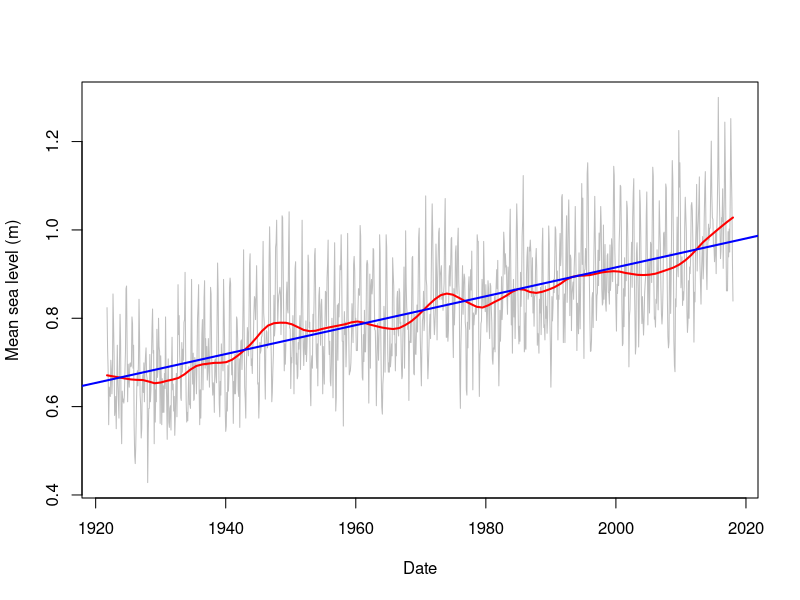

The R script that drew this image:
## ---- chunk 1
knitr::opts_chunk$set(echo = TRUE)
knitr::opts_chunk$set(root_dir = '../')
## ---- chunk 2
# url for data: 
# https://tidesandcurrents.noaa.gov/waterlevels.html?id=8665530&units=standard&bdate=19211001&edate=20501101&timezone=GMT&datum=MLLW&interval=m&action=data
# metadata on data fields: 
# https://tidesandcurrents.noaa.gov/datum_options.html
water_ht <- read.csv('./data/CO-OPS__8665530__ml.csv')
head(water_ht)
# make a date variable
water_ht$date <- with(water_ht, 
                      as.Date(paste(Year, Month, 01, sep = "-")))
## ---- chunk 3
msl_lm = lm(MSL ~ date, data = water_ht)

plot(MSL ~ date, data = water_ht, type = 'l', col = 'grey', 
     xlab = 'Date', ylab = 'Mean sea level (m)')
lines(with(water_ht, lowess(date, MSL, f = 0.1)), col = 'red', lwd=2)
abline(msl_lm, col = 'blue', lwd = 2)
## ---- chunk 4
# long term trend
long_rate = coef(msl_lm)[2] 
# estimate short term trend (last 5 years)
recent_rate = coef(lm(MSL ~ date, data = water_ht, subset = date > "2013-01-01"))[2]
rates = c(long_rate, recent_rate)

annual_rate_m = rates * 12
annual_rate_in = annual_rate_m * 39.3701
names(annual_rate_in) = c('long-term', 'short-term')
annual_rate_in
annual_rate_in[2] / annual_rate_in[1]
